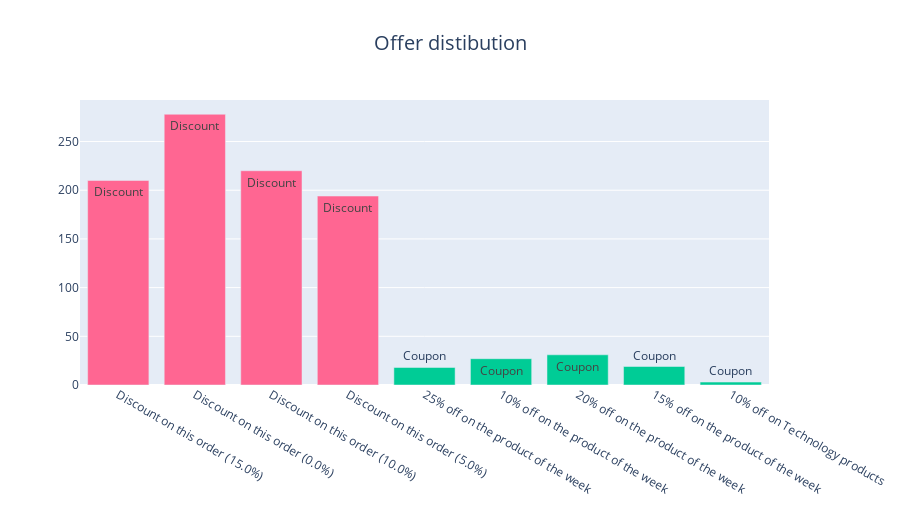

Write notebook code for a chart like this one.
### Markdown cell above
### 3.1 Offer distribution <a class="anchor" id="section3_1"></a>

### Code cell
fig = go.Figure()
fig.add_trace(go.Bar(
    x=offers_coverage['Order'],
    y=offers_coverage['Count'],
    name='Primary Product',
    marker_color=[px.colors.qualitative.Plotly[6] if type=="Discount" else px.colors.qualitative.Plotly[2] for type in offers_coverage['Type']],
    text=offers_coverage['Type'],
    hovertemplate="<b>Name:</b> %{x}<br><b>Number:</b> %{y}<br><b>Type:</b> %{text}<extra></extra>",
))

fig.update_layout(
  height=max([len(offer_name) for offer_name in offers_coverage['Order']])*15,
  title={'text': "Offer distibution",
          'x':0.5,
          'xanchor': 'center',
          'font_size': 20,
    }
)

fig.show()

### Figure 1 — Plotly figure (JSON) as saved in the notebook; plotly's stock layout.template omitted (floating-point values rounded to 4 significant figures)
{"data": [{"hovertemplate": "<b>Name:</b> %{x}<br><b>Number:</b> %{y}<br><b>Type:</b> %{text}<extra></extra>", "marker": {"color": ["#FF6692", "#FF6692", "#FF6692", "#FF6692", "#00CC96", "#00CC96", "#00CC96", "#00CC96", "#00CC96"]}, "name": "Primary Product", "text": ["Discount", "Discount", "Discount", "Discount", "Coupon", "Coupon", "Coupon", "Coupon", "Coupon"], "type": "bar", "x": ["Discount on this order (15.0%)", "Discount on this order (0.0%)", "Discount on this order (10.0%)", "Discount on this order (5.0%)", "25% off on the product of the week", "10% off on the product of the week", "20% off on the product of the week", "15% off on the product of the week", "10% off on Technology products"], "y": [210, 278, 220, 194, 18, 27, 31, 19, 3]}], "layout": {"height": 510, "title": {"font": {"size": 20}, "text": "Offer distibution", "x": 0.5, "xanchor": "center"}}}
